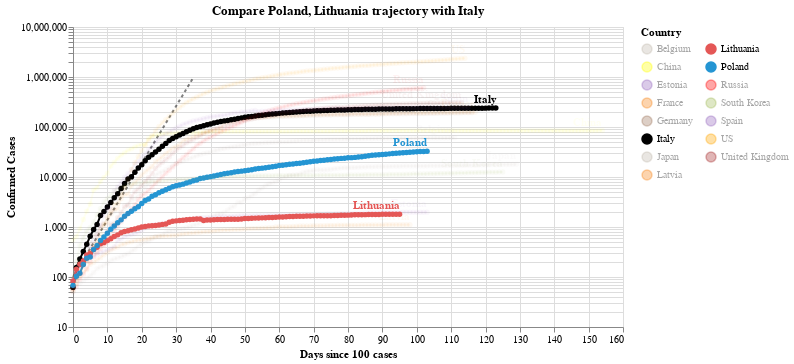

Notebook cell for this chart:
### Code cell
#hide_input
chart2 = make_since_chart(dff2, ['Poland', 'Lithuania'], baseline_countries)
chart2

### Figure 1 — Vega-Lite specification as saved in the notebook (floating-point values rounded to 4 significant figures; data arrays with more than 128 entries replaced by an {"elided": "..."} marker saying what was removed)
{"config": {"view": {"continuousWidth": 400, "continuousHeight": 300}}, "layer": [{"data": {"name": "data-628230001892d6798b50651be41d1b3e"}, "mark": {"type": "line", "color": "black", "opacity": 0.5, "strokeDash": [3, 3]}, "encoding": {"x": {"type": "quantitative", "field": "Days since 100 cases"}, "y": {"type": "quantitative", "field": "Confirmed Cases"}}}, {"data": {"name": "data-51bc33ec562c9719798066b3537ca09a"}, "mark": {"type": "line", "point": true}, "encoding": {"color": {"type": "nominal", "field": "Country", "legend": {"columns": 2}, "scale": {"domain": ["Belgium", "China", "Estonia", "France", "Germany", "Italy", "Japan", "Latvia", "Lithuania", "Poland", "Russia", "South Korea", "Spain", "US", "United Kingdom"], "range": ["#C1B7AD", "yellow", "#9467bd", "#F58518", "#9D755D", "black", "#C1B7AD", "#F58518", "#E45756", "#2495D3", "red", "#A1BA59", "#9467bd", "orange", "brown"]}}, "opacity": {"condition": {"value": 1, "selection": "selector004"}, "value": 0.05}, "tooltip": [{"type": "nominal", "field": "Country"}, {"type": "temporal", "field": "Date"}, {"type": "quantitative", "field": "Confirmed Cases"}, {"type": "quantitative", "field": "Days since 100 cases"}], "x": {"type": "quantitative", "field": "Days since 100 cases"}, "y": {"type": "quantitative", "field": "Confirmed Cases", "scale": {"type": "log"}}}, "selection": {"selector004": {"type": "multi", "fields": ["Country"], "bind": "legend", "init": [{"Country": "Poland"}, {"Country": "Lithuania"}, {"Country": "Italy"}]}}, "width": 550}, {"data": {"name": "data-51bc33ec562c9719798066b3537ca09a"}, "mark": {"type": "text", "align": "right", "dy": -8, "fontWeight": "bold"}, "encoding": {"color": {"type": "nominal", "field": "Country", "legend": {"columns": 2}, "scale": {"domain": ["Belgium", "China", "Estonia", "France", "Germany", "Italy", "Japan", "Latvia", "Lithuania", "Poland", "Russia", "South Korea", "Spain", "US", "United Kingdom"], "range": ["#C1B7AD", "yellow", "#9467bd", "#F58518", "#9D755D", "black", "#C1B7AD", "#F58518", "#E45756", "#2495D3", "red", "#A1BA59", "#9467bd", "orange", "brown"]}}, "opacity": {"condition": {"value": 1, "selection": "selector004"}, "value": 0.05}, "text": {"type": "nominal", "field": "Country"}, "tooltip": [{"type": "nominal", "field": "Country"}, {"type": "temporal", "field": "Date"}, {"type": "quantitative", "field": "Confirmed Cases"}, {"type": "quantitative", "field": "Days since 100 cases"}], "x": {"type": "quantitative", "field": "Days since 100 cases"}, "y": {"type": "quantitative", "field": "Confirmed Cases", "scale": {"type": "log"}}}, "transform": [{"filter": "(datum['Date'] >= 1592956800000)"}], "width": 550}], "title": "Compare Poland, Lithuania trajectory with Italy", "$schema": "https://vega.github.io/schema/vega-lite/v4.0.2.json", "datasets": {"data-628230001892d6798b50651be41d1b3e": [{"Days since 100 cases": 0, "Confirmed Cases": 100.0}, {"Days since 100 cases": 1, "Confirmed Cases": 130.0}, {"Days since 100 cases": 2, "Confirmed Cases": 169.0}, {"Days since 100 cases": 3, "Confirmed Cases": 219.7}, {"Days since 100 cases": 4, "Confirmed Cases": 285.6}, {"Days since 100 cases": 5, "Confirmed Cases": 371.3}, {"Days since 100 cases": 6, "Confirmed Cases": 482.7}, {"Days since 100 cases": 7, "Confirmed Cases": 627.5}, {"Days since 100 cases": 8, "Confirmed Cases": 815.7}, {"Days since 100 cases": 9, "Confirmed Cases": 1060.0}, {"Days since 100 cases": 10, "Confirmed Cases": 1379.0}, {"Days since 100 cases": 11, "Confirmed Cases": 1792.0}, {"Days since 100 cases": 12, "Confirmed Cases": 2330.0}, {"Days since 100 cases": 13, "Confirmed Cases": 3029.0}, {"Days since 100 cases": 14, "Confirmed Cases": 3937.0}, {"Days since 100 cases": 15, "Confirmed Cases": 5119.0}, {"Days since 100 cases": 16, "Confirmed Cases": 6654.0}, {"Days since 100 cases": 17, "Confirmed Cases": 8650.0}, {"Days since 100 cases": 18, "Confirmed Cases": 11250.0}, {"Days since 100 cases": 19, "Confirmed Cases": 14620.0}, {"Days since 100 cases": 20, "Confirmed Cases": 19000.0}, {"Days since 100 cases": 21, "Confirmed Cases": 24710.0}, {"Days since 100 cases": 22, "Confirmed Cases": 32120.0}, {"Days since 100 cases": 23, "Confirmed Cases": 41750.0}, {"Days since 100 cases": 24, "Confirmed Cases": 54280.0}, {"Days since 100 cases": 25, "Confirmed Cases": 70560.0}, {"Days since 100 cases": 26, "Confirmed Cases": 91730.0}, {"Days since 100 cases": 27, "Confirmed Cases": 119300.0}, {"Days since 100 cases": 28, "Confirmed Cases": 155000.0}, {"Days since 100 cases": 29, "Confirmed Cases": 201500.0}, {"Days since 100 cases": 30, "Confirmed Cases": 262000.0}, {"Days since 100 cases": 31, "Confirmed Cases": 340600.0}, {"Days since 100 cases": 32, "Confirmed Cases": 442800.0}, {"Days since 100 cases": 33, "Confirmed Cases": 575600.0}, {"Days since 100 cases": 34, "Confirmed Cases": 748300.0}, {"Days since 100 cases": 35, "Confirmed Cases": 972800.0}], "data-51bc33ec562c9719798066b3537ca09a": {"elided": "1733 records"}}}
